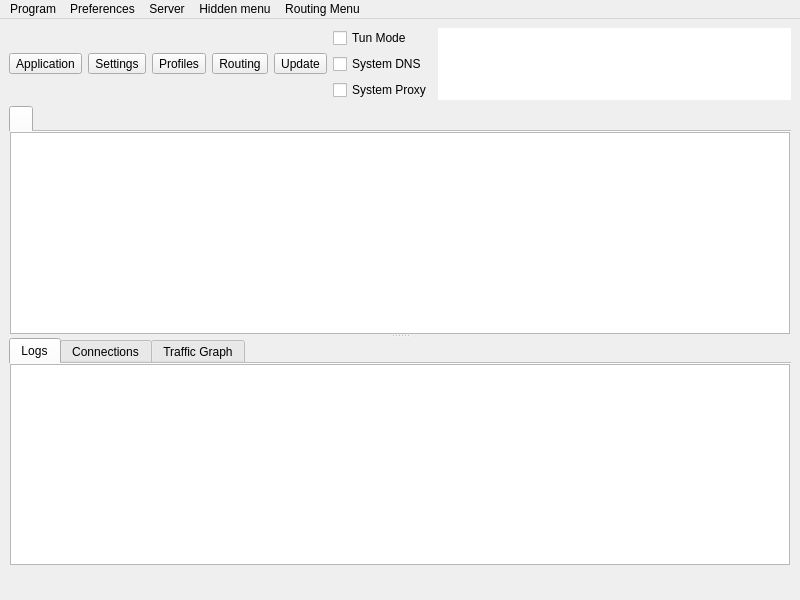
<?xml version="1.0" encoding="UTF-8"?>
<ui version="4.0">
 <class>MainWindow</class>
 <widget class="QMainWindow" name="MainWindow">
  <property name="geometry">
   <rect>
    <x>0</x>
    <y>0</y>
    <width>800</width>
    <height>600</height>
   </rect>
  </property>
  <property name="minimumSize">
   <size>
    <width>800</width>
    <height>600</height>
   </size>
  </property>
  <property name="windowTitle">
   <string notr="true">nya</string>
  </property>
  <widget class="QWidget" name="centralwidget">
   <layout class="QVBoxLayout" name="verticalLayout_3" stretch="0,0,0">
    <item>
     <layout class="QHBoxLayout" name="horizontalLayout_2">
      <item>
       <widget class="QToolButton" name="toolButton_program">
        <property name="text">
         <string>Application</string>
        </property>
        <property name="icon">
         <iconset theme="b-system-run"/>
        </property>
        <property name="iconSize">
         <size>
          <width>24</width>
          <height>24</height>
         </size>
        </property>
        <property name="popupMode">
         <enum>QToolButton::ToolButtonPopupMode::InstantPopup</enum>
        </property>
        <property name="toolButtonStyle">
         <enum>Qt::ToolButtonStyle::ToolButtonTextUnderIcon</enum>
        </property>
       </widget>
      </item>
      <item>
       <widget class="QToolButton" name="toolButton_preferences">
        <property name="text">
         <string>Settings</string>
        </property>
        <property name="icon">
         <iconset theme="b-preferences"/>
        </property>
        <property name="iconSize">
         <size>
          <width>24</width>
          <height>24</height>
         </size>
        </property>
        <property name="popupMode">
         <enum>QToolButton::ToolButtonPopupMode::InstantPopup</enum>
        </property>
        <property name="toolButtonStyle">
         <enum>Qt::ToolButtonStyle::ToolButtonTextUnderIcon</enum>
        </property>
       </widget>
      </item>
      <item>
       <widget class="QToolButton" name="toolButton_server">
        <property name="text">
         <string>Profiles</string>
        </property>
        <property name="icon">
         <iconset theme="b-network-server"/>
        </property>
        <property name="iconSize">
         <size>
          <width>24</width>
          <height>24</height>
         </size>
        </property>
        <property name="popupMode">
         <enum>QToolButton::ToolButtonPopupMode::InstantPopup</enum>
        </property>
        <property name="toolButtonStyle">
         <enum>Qt::ToolButtonStyle::ToolButtonTextUnderIcon</enum>
        </property>
       </widget>
      </item>
      <item>
       <widget class="QToolButton" name="toolButton_routing">
        <property name="text">
         <string>Routing</string>
        </property>
        <property name="icon">
         <iconset theme="b-network-routing"/>
        </property>
        <property name="iconSize">
         <size>
          <width>24</width>
          <height>24</height>
         </size>
        </property>
        <property name="popupMode">
         <enum>QToolButton::ToolButtonPopupMode::InstantPopup</enum>
        </property>
        <property name="toolButtonStyle">
         <enum>Qt::ToolButtonStyle::ToolButtonTextUnderIcon</enum>
        </property>
       </widget>
      </item>
      <item>
       <widget class="QToolButton" name="toolButton_update">
        <property name="text">
         <string>Update</string>
        </property>
        <property name="icon">
         <iconset theme="b-system-software-update"/>
        </property>
        <property name="iconSize">
         <size>
          <width>24</width>
          <height>24</height>
         </size>
        </property>
        <property name="popupMode">
         <enum>QToolButton::ToolButtonPopupMode::InstantPopup</enum>
        </property>
        <property name="toolButtonStyle">
         <enum>Qt::ToolButtonStyle::ToolButtonTextUnderIcon</enum>
        </property>
       </widget>
      </item>
      <item>
       <layout class="QVBoxLayout" name="verticalLayout_4">
        <item>
         <widget class="QCheckBox" name="checkBox_VPN">
          <property name="sizePolicy">
           <sizepolicy hsizetype="Minimum" vsizetype="Minimum">
            <horstretch>0</horstretch>
            <verstretch>0</verstretch>
           </sizepolicy>
          </property>
          <property name="text">
           <string>Tun Mode</string>
          </property>
         </widget>
        </item>
        <item>
         <widget class="QCheckBox" name="system_dns">
          <property name="text">
           <string>System DNS</string>
          </property>
         </widget>
        </item>
        <item>
         <widget class="QCheckBox" name="checkBox_SystemProxy">
          <property name="text">
           <string>System Proxy</string>
          </property>
         </widget>
        </item>
       </layout>
      </item>
      <item>
       <widget class="QTextBrowser" name="data_view">
        <property name="enabled">
         <bool>true</bool>
        </property>
        <property name="sizePolicy">
         <sizepolicy hsizetype="Expanding" vsizetype="Ignored">
          <horstretch>0</horstretch>
          <verstretch>0</verstretch>
         </sizepolicy>
        </property>
        <property name="mouseTracking">
         <bool>false</bool>
        </property>
        <property name="focusPolicy">
         <enum>Qt::FocusPolicy::NoFocus</enum>
        </property>
        <property name="contextMenuPolicy">
         <enum>Qt::ContextMenuPolicy::NoContextMenu</enum>
        </property>
        <property name="acceptDrops">
         <bool>false</bool>
        </property>
        <property name="frameShape">
         <enum>QFrame::Shape::NoFrame</enum>
        </property>
        <property name="frameShadow">
         <enum>QFrame::Shadow::Sunken</enum>
        </property>
        <property name="verticalScrollBarPolicy">
         <enum>Qt::ScrollBarPolicy::ScrollBarAlwaysOff</enum>
        </property>
        <property name="horizontalScrollBarPolicy">
         <enum>Qt::ScrollBarPolicy::ScrollBarAlwaysOff</enum>
        </property>
        <property name="textInteractionFlags">
         <set>Qt::TextInteractionFlag::LinksAccessibleByKeyboard|Qt::TextInteractionFlag::LinksAccessibleByMouse</set>
        </property>
       </widget>
      </item>
     </layout>
    </item>
    <item>
     <widget class="QSplitter" name="splitter">
      <property name="orientation">
       <enum>Qt::Orientation::Vertical</enum>
      </property>
      <widget class="QTabWidget" name="tabWidget">
       <property name="currentIndex">
        <number>0</number>
       </property>
       <property name="documentMode">
        <bool>true</bool>
       </property>
       <property name="movable">
        <bool>true</bool>
       </property>
       <widget class="QWidget" name="widget1">
        <attribute name="title">
         <string/>
        </attribute>
        <layout class="QGridLayout" name="gridLayout_2">
         <property name="leftMargin">
          <number>1</number>
         </property>
         <property name="topMargin">
          <number>0</number>
         </property>
         <property name="rightMargin">
          <number>1</number>
         </property>
         <property name="bottomMargin">
          <number>0</number>
         </property>
         <property name="spacing">
          <number>0</number>
         </property>
         <item row="0" column="0">
          <widget class="ProfilesTableView" name="profilesTableView">
           <property name="contextMenuPolicy">
            <enum>Qt::ContextMenuPolicy::CustomContextMenu</enum>
           </property>
           <property name="editTriggers">
            <set>QAbstractItemView::EditTrigger::NoEditTriggers</set>
           </property>
           <property name="alternatingRowColors">
            <bool>true</bool>
           </property>
           <property name="selectionBehavior">
            <enum>QAbstractItemView::SelectionBehavior::SelectRows</enum>
           </property>
           <property name="horizontalScrollMode">
            <enum>QAbstractItemView::ScrollMode::ScrollPerPixel</enum>
           </property>
           <property name="wordWrap">
            <bool>false</bool>
           </property>
           <attribute name="horizontalHeaderMinimumSectionSize">
            <number>16</number>
           </attribute>
           <attribute name="horizontalHeaderHighlightSections">
            <bool>false</bool>
           </attribute>
           <attribute name="horizontalHeaderShowSortIndicator" stdset="0">
            <bool>false</bool>
           </attribute>
           <attribute name="verticalHeaderDefaultSectionSize">
            <number>30</number>
           </attribute>
          </widget>
         </item>
        </layout>
       </widget>
      </widget>
      <widget class="QWidget" name="aaaaaaaaaaaaaaaaaa">
       <layout class="QVBoxLayout" name="aaaaaaaaaaaa" stretch="0">
        <item>
         <widget class="QWidget" name="down_tab" native="true">
          <layout class="QVBoxLayout" name="verticalLayout">
           <property name="spacing">
            <number>0</number>
           </property>
           <property name="leftMargin">
            <number>0</number>
           </property>
           <property name="topMargin">
            <number>0</number>
           </property>
           <property name="rightMargin">
            <number>0</number>
           </property>
           <property name="bottomMargin">
            <number>0</number>
           </property>
           <item>
            <widget class="QTabWidget" name="stats_widget">
             <property name="autoFillBackground">
              <bool>true</bool>
             </property>
             <property name="tabPosition">
              <enum>QTabWidget::TabPosition::North</enum>
             </property>
             <property name="tabShape">
              <enum>QTabWidget::TabShape::Rounded</enum>
             </property>
             <property name="currentIndex">
              <number>0</number>
             </property>
             <property name="elideMode">
              <enum>Qt::TextElideMode::ElideNone</enum>
             </property>
             <property name="usesScrollButtons">
              <bool>true</bool>
             </property>
             <property name="documentMode">
              <bool>true</bool>
             </property>
             <property name="tabsClosable">
              <bool>false</bool>
             </property>
             <property name="movable">
              <bool>true</bool>
             </property>
             <property name="tabBarAutoHide">
              <bool>false</bool>
             </property>
             <widget class="QWidget" name="Logs">
              <property name="enabled">
               <bool>true</bool>
              </property>
              <attribute name="title">
               <string>Logs</string>
              </attribute>
              <layout class="QHBoxLayout" name="horizontalLayout_3" stretch="0">
               <property name="spacing">
                <number>0</number>
               </property>
               <property name="sizeConstraint">
                <enum>QLayout::SizeConstraint::SetDefaultConstraint</enum>
               </property>
               <property name="leftMargin">
                <number>1</number>
               </property>
               <property name="topMargin">
                <number>0</number>
               </property>
               <property name="rightMargin">
                <number>1</number>
               </property>
               <property name="bottomMargin">
                <number>0</number>
               </property>
               <item>
                <widget class="QTextBrowser" name="masterLogBrowser">
                 <property name="contextMenuPolicy">
                  <enum>Qt::ContextMenuPolicy::CustomContextMenu</enum>
                 </property>
                 <property name="openLinks">
                  <bool>false</bool>
                 </property>
                </widget>
               </item>
              </layout>
             </widget>
             <widget class="QWidget" name="connections_tab">
              <attribute name="title">
               <string>Connections</string>
              </attribute>
              <layout class="QHBoxLayout" name="horizontalLayout_4">
               <property name="spacing">
                <number>0</number>
               </property>
               <property name="sizeConstraint">
                <enum>QLayout::SizeConstraint::SetDefaultConstraint</enum>
               </property>
               <property name="leftMargin">
                <number>1</number>
               </property>
               <property name="topMargin">
                <number>0</number>
               </property>
               <property name="rightMargin">
                <number>1</number>
               </property>
               <property name="bottomMargin">
                <number>0</number>
               </property>
               <item>
                <widget class="QTableWidget" name="connections">
                 <property name="autoFillBackground">
                  <bool>false</bool>
                 </property>
                 <column>
                  <property name="text">
                   <string>Destination (Domain)</string>
                  </property>
                  <property name="toolTip">
                   <string>Click To Disable Sorting</string>
                  </property>
                 </column>
                 <column>
                  <property name="text">
                   <string>Process</string>
                  </property>
                  <property name="toolTip">
                   <string>Click To Sort By Process</string>
                  </property>
                 </column>
                 <column>
                  <property name="text">
                   <string>Protocol</string>
                  </property>
                  <property name="toolTip">
                   <string>Click To Sort By Protocol</string>
                  </property>
                 </column>
                 <column>
                  <property name="text">
                   <string>Outbound</string>
                  </property>
                  <property name="toolTip">
                   <string>Click To Sort By Outbound</string>
                  </property>
                 </column>
                 <column>
                  <property name="text">
                   <string>Traffic</string>
                  </property>
                  <property name="toolTip">
                   <string>Click To Toggle sort by Traffic</string>
                  </property>
                 </column>
                </widget>
               </item>
              </layout>
             </widget>
             <widget class="QWidget" name="graph_tab">
              <attribute name="title">
               <string>Traffic Graph</string>
              </attribute>
              <layout class="QHBoxLayout" name="horizontalLayout_6">
               <property name="spacing">
                <number>0</number>
               </property>
               <property name="sizeConstraint">
                <enum>QLayout::SizeConstraint::SetDefaultConstraint</enum>
               </property>
               <property name="leftMargin">
                <number>1</number>
               </property>
               <property name="topMargin">
                <number>0</number>
               </property>
               <property name="rightMargin">
                <number>1</number>
               </property>
               <property name="bottomMargin">
                <number>0</number>
               </property>
              </layout>
             </widget>
            </widget>
           </item>
          </layout>
         </widget>
        </item>
       </layout>
      </widget>
     </widget>
    </item>
    <item>
     <layout class="QHBoxLayout" name="horizontalLayout">
      <item>
       <widget class="QLabel" name="label_running">
        <property name="text">
         <string/>
        </property>
       </widget>
      </item>
      <item>
       <spacer name="horizontalSpacer_2">
        <property name="orientation">
         <enum>Qt::Orientation::Horizontal</enum>
        </property>
        <property name="sizeType">
         <enum>QSizePolicy::Policy::Maximum</enum>
        </property>
        <property name="sizeHint" stdset="0">
         <size>
          <width>0</width>
          <height>20</height>
         </size>
        </property>
       </spacer>
      </item>
      <item>
       <widget class="QLabel" name="label_inbound">
        <property name="text">
         <string/>
        </property>
        <property name="alignment">
         <set>Qt::AlignmentFlag::AlignLeading|Qt::AlignmentFlag::AlignLeft|Qt::AlignmentFlag::AlignVCenter</set>
        </property>
       </widget>
      </item>
      <item>
       <widget class="QLabel" name="label_speed">
        <property name="text">
         <string/>
        </property>
        <property name="alignment">
         <set>Qt::AlignmentFlag::AlignLeading|Qt::AlignmentFlag::AlignLeft|Qt::AlignmentFlag::AlignVCenter</set>
        </property>
       </widget>
      </item>
     </layout>
    </item>
   </layout>
  </widget>
  <widget class="QMenuBar" name="menubar">
   <property name="geometry">
    <rect>
     <x>0</x>
     <y>0</y>
     <width>800</width>
     <height>25</height>
    </rect>
   </property>
   <widget class="QMenu" name="menu_program">
    <property name="title">
     <string>Program</string>
    </property>
    <widget class="QMenu" name="menu_spmode">
     <property name="title">
      <string>System Proxy</string>
     </property>
     <addaction name="menu_spmode_system_proxy"/>
     <addaction name="menu_spmode_vpn"/>
     <addaction name="menu_spmode_disabled"/>
    </widget>
    <addaction name="actionHide_window"/>
    <addaction name="separator"/>
    <addaction name="menu_add_from_clipboard2"/>
    <addaction name="actionAdd_profile_from_File"/>
    <addaction name="menu_scan_qr"/>
    <addaction name="separator"/>
    <addaction name="actionStart_with_system"/>
    <addaction name="actionRemember_last_proxy"/>
    <addaction name="actionAllow_LAN"/>
    <addaction name="menu_spmode"/>
    <addaction name="separator"/>
    <addaction name="actionRestart_Proxy"/>
    <addaction name="actionRestart_Program"/>
    <addaction name="menu_exit"/>
   </widget>
   <widget class="QMenu" name="menu_preferences">
    <property name="title">
     <string>Preferences</string>
    </property>
    <addaction name="menu_manage_groups"/>
    <addaction name="menu_basic_settings"/>
    <addaction name="menu_routing_settings"/>
    <addaction name="menu_vpn_settings"/>
    <addaction name="menu_hotkey_settings"/>
    <addaction name="menu_open_config_folder"/>
   </widget>
   <widget class="QMenu" name="menu_server">
    <property name="title">
     <string>Server</string>
    </property>
    <widget class="QMenu" name="menu_share_item">
     <property name="title">
      <string>Share</string>
     </property>
     <addaction name="menu_qr"/>
     <addaction name="menu_export_config"/>
     <addaction name="actionExport_Xray_config"/>
     <addaction name="separator"/>
     <addaction name="menu_copy_links"/>
     <addaction name="menu_copy_links_nkr"/>
    </widget>
    <addaction name="menu_add_from_input"/>
    <addaction name="menu_add_from_clipboard"/>
    <addaction name="separator"/>
    <addaction name="menu_start"/>
    <addaction name="menu_stop"/>
    <addaction name="separator"/>
    <addaction name="menu_select_all"/>
    <addaction name="menu_clone"/>
    <addaction name="menu_reset_traffic"/>
    <addaction name="menu_delete"/>
    <addaction name="menu_share_item"/>
    <addaction name="separator"/>
    <addaction name="actionUrl_Test_Selected"/>
    <addaction name="menu_resolve_selected"/>
    <addaction name="actionSpeedtest_Current"/>
    <addaction name="actionSpeedtest_Selected"/>
    <addaction name="actionResolve_Selected_Out_IP"/>
   </widget>
   <widget class="QMenu" name="menuHidden_menu">
    <property name="title">
     <string>Hidden menu</string>
    </property>
    <addaction name="menu_update_subscription"/>
    <addaction name="menu_resolve_domain"/>
    <addaction name="menu_remove_invalid"/>
    <addaction name="actionUrl_Test_Group"/>
    <addaction name="menu_remove_unavailable"/>
    <addaction name="menu_clear_test_result"/>
    <addaction name="menu_delete_repeat"/>
    <addaction name="actionSpeedtest_Group"/>
    <addaction name="actionResolve_Out_IP"/>
    <addaction name="actionRefresh_Column_Widths"/>
   </widget>
   <widget class="QMenu" name="menuRouting_Menu">
    <property name="title">
     <string>Routing Menu</string>
    </property>
   </widget>
   <addaction name="menu_program"/>
   <addaction name="menu_preferences"/>
   <addaction name="menu_server"/>
   <addaction name="menuHidden_menu"/>
   <addaction name="menuRouting_Menu"/>
  </widget>
  <action name="menu_exit">
   <property name="text">
    <string>Exit</string>
   </property>
  </action>
  <action name="actionShow_window">
   <property name="text">
    <string>Show Window</string>
   </property>
  </action>
  <action name="menu_basic_settings">
   <property name="text">
    <string>Basic Settings</string>
   </property>
  </action>
  <action name="menu_add_from_input">
   <property name="text">
    <string>New profile</string>
   </property>
   <property name="shortcut">
    <string notr="true">Ctrl+N</string>
   </property>
  </action>
  <action name="menu_manage_groups">
   <property name="text">
    <string>Groups</string>
   </property>
  </action>
  <action name="menu_start">
   <property name="text">
    <string>Start</string>
   </property>
   <property name="shortcut">
    <string>Return</string>
   </property>
  </action>
  <action name="menu_stop">
   <property name="text">
    <string>Stop</string>
   </property>
   <property name="shortcut">
    <string notr="true">Ctrl+S</string>
   </property>
  </action>
  <action name="menu_routing_settings">
   <property name="text">
    <string>Routing Settings</string>
   </property>
  </action>
  <action name="menu_add_from_clipboard">
   <property name="text">
    <string>Add profile from clipboard</string>
   </property>
   <property name="shortcut">
    <string notr="true">Ctrl+V</string>
   </property>
  </action>
  <action name="menu_delete">
   <property name="text">
    <string>Delete</string>
   </property>
   <property name="shortcut">
    <string>Del</string>
   </property>
  </action>
  <action name="menu_add_from_clipboard2">
   <property name="text">
    <string>Add profile from clipboard</string>
   </property>
  </action>
  <action name="menu_profile_debug_info">
   <property name="text">
    <string>Debug Info</string>
   </property>
  </action>
  <action name="menu_qr">
   <property name="text">
    <string>QR Code and link</string>
   </property>
   <property name="shortcut">
    <string notr="true">Ctrl+Q</string>
   </property>
  </action>
  <action name="menu_copy_link">
   <property name="text">
    <string>Copy Link</string>
   </property>
  </action>
  <action name="menu_tcp_ping">
   <property name="text">
    <string notr="true">Tcp Ping</string>
   </property>
   <property name="shortcut">
    <string notr="true">Ctrl+Shift+T</string>
   </property>
  </action>
  <action name="menu_url_test">
   <property name="text">
    <string notr="true">Url Test</string>
   </property>
   <property name="shortcut">
    <string notr="true">Ctrl+Shift+U</string>
   </property>
  </action>
  <action name="menu_clear_test_result">
   <property name="text">
    <string>Clear Test Result</string>
   </property>
   <property name="shortcut">
    <string notr="true">Ctrl+Shift+C</string>
   </property>
  </action>
  <action name="menu_export_config">
   <property name="text">
    <string>Export Sing-box config</string>
   </property>
   <property name="shortcut">
    <string notr="true">Ctrl+E</string>
   </property>
  </action>
  <action name="menu_reset_traffic">
   <property name="text">
    <string>Reset Traffic</string>
   </property>
   <property name="shortcut">
    <string notr="true">Ctrl+R</string>
   </property>
  </action>
  <action name="menu_scan_qr">
   <property name="text">
    <string>Scan QR Code</string>
   </property>
   <property name="shortcut">
    <string notr="true">Ctrl+Shift+Q</string>
   </property>
  </action>
  <action name="menu_spmode_system_proxy">
   <property name="checkable">
    <bool>true</bool>
   </property>
   <property name="text">
    <string>Enable System Proxy</string>
   </property>
  </action>
  <action name="menu_spmode_disabled">
   <property name="checkable">
    <bool>true</bool>
   </property>
   <property name="text">
    <string>Disable</string>
   </property>
  </action>
  <action name="menu_delete_repeat">
   <property name="text">
    <string>Remove Duplicates</string>
   </property>
   <property name="shortcut">
    <string notr="true">Ctrl+Shift+D</string>
   </property>
  </action>
  <action name="actionfake">
   <property name="text">
    <string>fake</string>
   </property>
   <property name="visible">
    <bool>false</bool>
   </property>
  </action>
  <action name="menu_move">
   <property name="text">
    <string>Move</string>
   </property>
   <property name="shortcut">
    <string notr="true">Ctrl+M</string>
   </property>
  </action>
  <action name="actionStart_with_system">
   <property name="checkable">
    <bool>true</bool>
   </property>
   <property name="text">
    <string>Start with system</string>
   </property>
  </action>
  <action name="actionRemember_last_proxy">
   <property name="checkable">
    <bool>true</bool>
   </property>
   <property name="text">
    <string>Remember last profile</string>
   </property>
  </action>
  <action name="actionAllow_LAN">
   <property name="checkable">
    <bool>true</bool>
   </property>
   <property name="text">
    <string>Allow other devices to connect</string>
   </property>
  </action>
  <action name="menu_remove_unavailable">
   <property name="text">
    <string>Remove Unavailable</string>
   </property>
   <property name="shortcut">
    <string notr="true">Ctrl+Shift+R</string>
   </property>
  </action>
  <action name="menu_full_test">
   <property name="text">
    <string>Full Test</string>
   </property>
   <property name="shortcut">
    <string notr="true">Ctrl+Shift+F</string>
   </property>
  </action>
  <action name="menu_hotkey_settings">
   <property name="text">
    <string>Hotkey Settings</string>
   </property>
  </action>
  <action name="menu_select_all">
   <property name="text">
    <string>Select All</string>
   </property>
   <property name="shortcut">
    <string notr="true">Ctrl+A</string>
   </property>
  </action>
  <action name="menu_copy_links_nkr">
   <property name="text">
    <string>Copy links of selected (Json Links)</string>
   </property>
   <property name="shortcut">
    <string notr="true">Ctrl+Alt+C</string>
   </property>
  </action>
  <action name="actionfake_2">
   <property name="text">
    <string>fake</string>
   </property>
   <property name="visible">
    <bool>false</bool>
   </property>
  </action>
  <action name="actionfake_3">
   <property name="text">
    <string>fake</string>
   </property>
   <property name="visible">
    <bool>false</bool>
   </property>
  </action>
  <action name="menu_copy_links">
   <property name="text">
    <string>Copy links of selected</string>
   </property>
   <property name="shortcut">
    <string notr="true">Ctrl+C</string>
   </property>
  </action>
  <action name="menu_spmode_vpn">
   <property name="checkable">
    <bool>true</bool>
   </property>
   <property name="text">
    <string>Enable Tun</string>
   </property>
  </action>
  <action name="menu_clone">
   <property name="text">
    <string>Clone</string>
   </property>
   <property name="shortcut">
    <string notr="true">Ctrl+D</string>
   </property>
  </action>
  <action name="menu_update_subscription">
   <property name="text">
    <string>Update subscription</string>
   </property>
   <property name="shortcut">
    <string notr="true">Ctrl+U</string>
   </property>
   <property name="visible">
    <bool>true</bool>
   </property>
  </action>
  <action name="menu_resolve_domain">
   <property name="text">
    <string>Resolve domain</string>
   </property>
   <property name="shortcut">
    <string notr="true">Ctrl+Shift+I</string>
   </property>
  </action>
  <action name="menu_vpn_settings">
   <property name="text">
    <string>Tun Settings</string>
   </property>
  </action>
  <action name="actionRestart_Program">
   <property name="text">
    <string>Restart Program</string>
   </property>
  </action>
  <action name="menu_open_config_folder">
   <property name="text">
    <string>Open Config Folder</string>
   </property>
  </action>
  <action name="actionfake_4">
   <property name="text">
    <string notr="true">fake</string>
   </property>
   <property name="visible">
    <bool>false</bool>
   </property>
  </action>
  <action name="actionfake_5">
   <property name="text">
    <string notr="true">fake</string>
   </property>
   <property name="visible">
    <bool>false</bool>
   </property>
  </action>
  <action name="actionRestart_Proxy">
   <property name="text">
    <string>Restart Core</string>
   </property>
  </action>
  <action name="menu_stop_testing">
   <property name="text">
    <string>Stop Testing</string>
   </property>
   <property name="shortcut">
    <string notr="true">Ctrl+.</string>
   </property>
  </action>
  <action name="actionUrl_Test_Selected">
   <property name="text">
    <string>Url Test Selected</string>
   </property>
   <property name="shortcut">
    <string>Ctrl+Shift+S</string>
   </property>
   <property name="visible">
    <bool>true</bool>
   </property>
  </action>
  <action name="actionUrl_Test_Group">
   <property name="enabled">
    <bool>true</bool>
   </property>
   <property name="text">
    <string>Url Test Group</string>
   </property>
   <property name="shortcut">
    <string>Ctrl+Shift+G</string>
   </property>
   <property name="visible">
    <bool>true</bool>
   </property>
  </action>
  <action name="menu_resolve_selected">
   <property name="text">
    <string>Resolve Selected Domain</string>
   </property>
   <property name="visible">
    <bool>true</bool>
   </property>
  </action>
  <action name="menu_remove_invalid">
   <property name="text">
    <string>Remove Invalid</string>
   </property>
   <property name="shortcut">
    <string>Ctrl+Alt+I</string>
   </property>
   <property name="menuRole">
    <enum>QAction::MenuRole::TextHeuristicRole</enum>
   </property>
  </action>
  <action name="menu_open_routing_manager">
   <property name="text">
    <string>Open Manager</string>
   </property>
  </action>
  <action name="actionSpeedtest_Current">
   <property name="text">
    <string>Speedtest Current</string>
   </property>
   <property name="shortcut">
    <string notr="true">F6</string>
   </property>
  </action>
  <action name="actionSpeedtest_Selected">
   <property name="text">
    <string>Speedtest Selected</string>
   </property>
   <property name="shortcut">
    <string notr="true">Ctrl+Shift+P</string>
   </property>
  </action>
  <action name="actionSpeedtest_Group">
   <property name="text">
    <string>Speedtest Group</string>
   </property>
   <property name="shortcut">
    <string notr="true">Ctrl+Alt+P</string>
   </property>
  </action>
  <action name="actionHide_window">
   <property name="text">
    <string>Hide window</string>
   </property>
   <property name="shortcut">
    <string notr="true">Ctrl+H</string>
   </property>
  </action>
  <action name="actionAdd_profile_from_File">
   <property name="text">
    <string>Add profile from File</string>
   </property>
   <property name="shortcut">
    <string notr="true">Ctrl+O</string>
   </property>
  </action>
  <action name="actionResolve_Out_IP">
   <property name="text">
    <string>Resolve Out IP</string>
   </property>
  </action>
  <action name="actionResolve_Selected_Out_IP">
   <property name="text">
    <string>Resolve Selected Out IP</string>
   </property>
  </action>
  <action name="actionRefresh_Column_Widths">
   <property name="text">
    <string>Refresh Column Widths</string>
   </property>
  </action>
  <action name="actionExport_Xray_config">
   <property name="text">
    <string>Export Xray config</string>
   </property>
  </action>
 </widget>
 <customwidgets>
  <customwidget>
   <class>ProfilesTableView</class>
   <extends>QTableView</extends>
   <header>include/ui/utils/ProfilesTableView.h</header>
  </customwidget>
 </customwidgets>
 <resources/>
 <connections/>
</ui>
